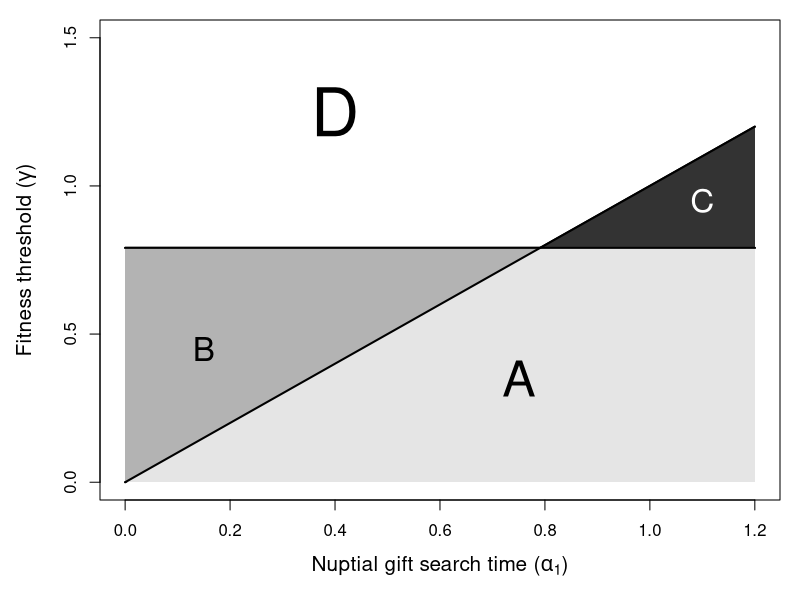
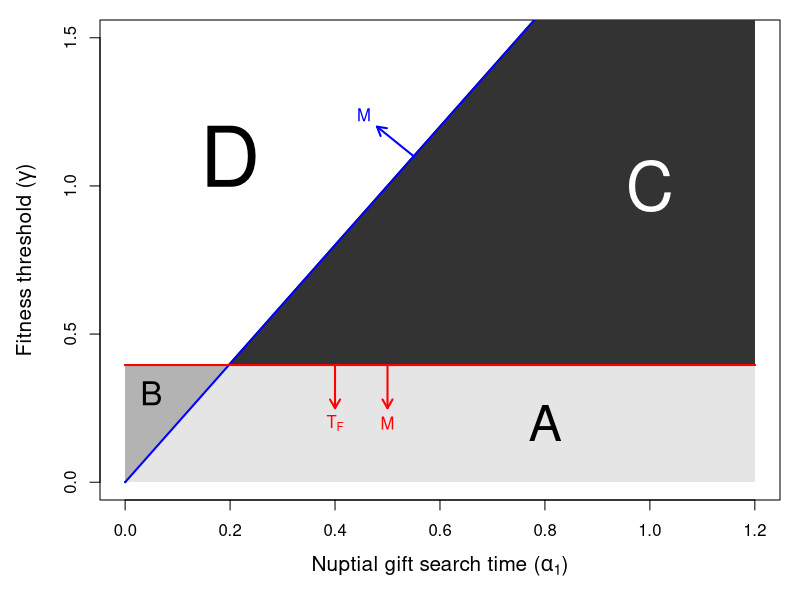
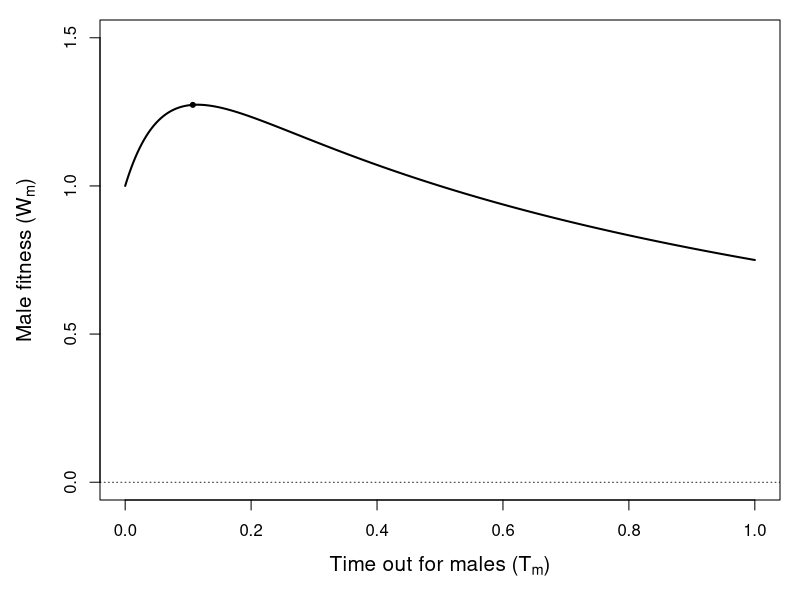
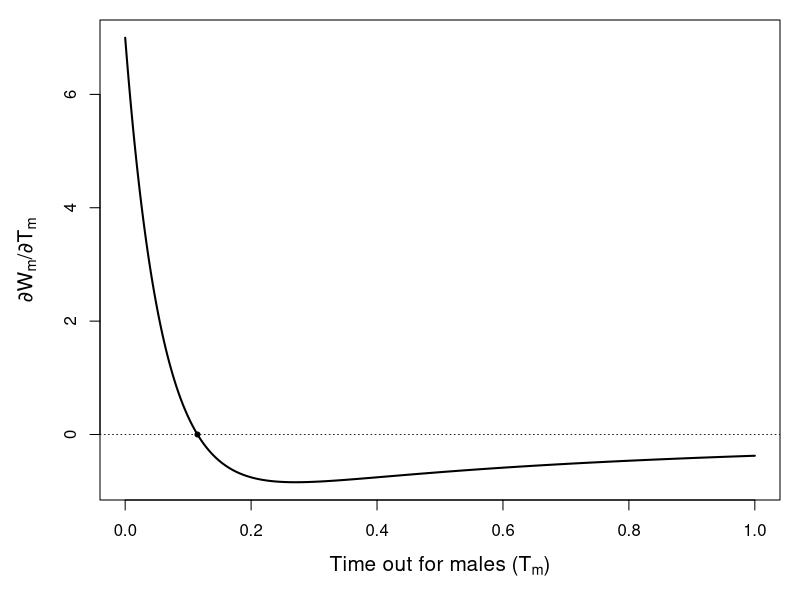
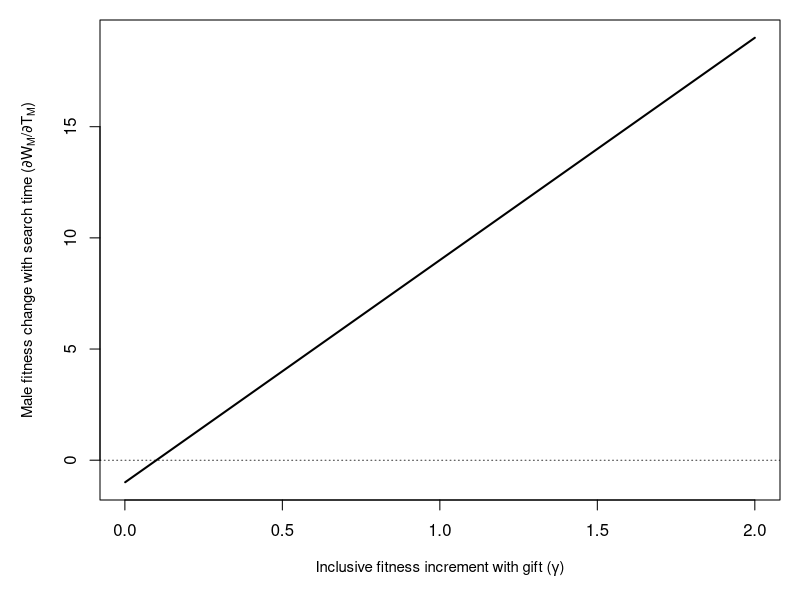
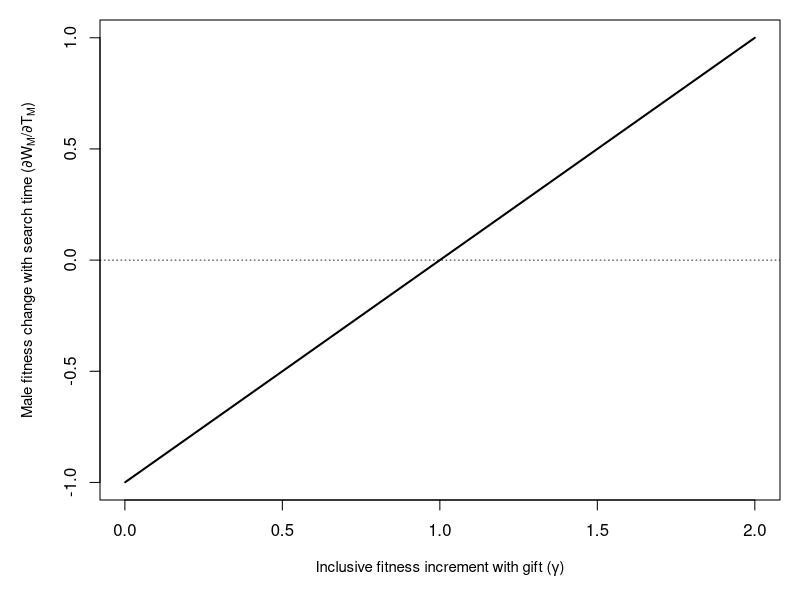
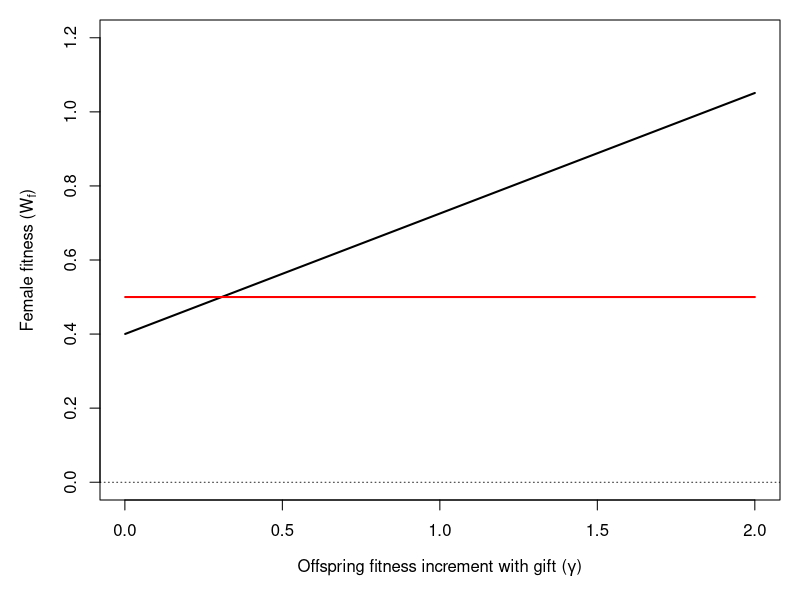
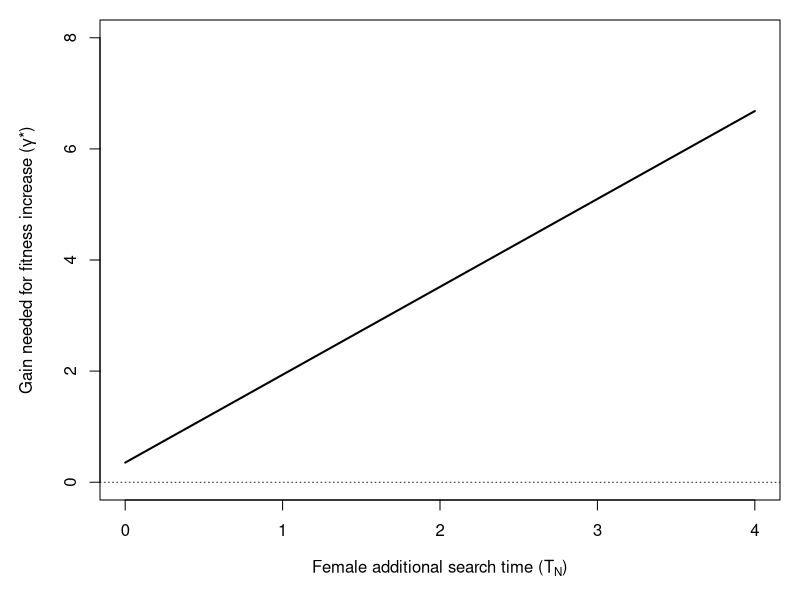

The R script that drew these images, in order:
## ---- chunk 1
PrGf <- function(Tm, a1){
  vals <- 1 - exp(-(1/a1)*Tm);
  return(vals);
}
## ---- chunk 2
PrFf <- function(Tm, a1, a2 = Inf){
  vals <- (1 - exp(-(1/a2)*Tm)) * exp(-(1/a1)*Tm);
  return(vals);
}
## ---- chunk 3
PrLf <- function(Tm, a1, a2 = Inf){
  vals <- exp(-((1/a1) + (1/a2))*Tm);
  return(vals);
}
## ---- chunk 4
W_mf <- function(PrG, PrF, PrL, gamma, Tm, beta, M){
  val <- ((PrG * (1 + gamma)) + PrF + PrL) / (Tm + (sqrt(beta)/M));
  return(val);
}
W_mf_full  <- function(gamma, Tm, beta_val, M, a1, a2){
  PrG_val  <- PrGf(Tm = Tm, a1 = a1);
  PrF_val  <- PrFf(Tm = Tm, a1 = a1, a2 = a2);
  PrL_val  <- PrLf(Tm = Tm, a1 = a1, a2 = a2);
  W_mf_val <- W_mf(PrG = PrG_val, PrF = PrF_val, PrL = PrL_val, Tm = Tm, 
                   gamma = gamma, beta = beta_val, M = M);
  return(W_mf_val);
}
## ---- chunk 5
W_m  <- function(mom = 1, mim = 1, mof = 1, mif = 1, M = 100, TF, TM, gamma, 
                 a1, a2, beta = 1){
  bb <- beta;
  WW <- W_mf_full(gamma = gamma, Tm = TM, beta_val = bb, M = M, a1 = a1, 
                  a2 = a2);
  return(WW)
}
## ---- chunk 6
dWdT <- function(gamma, Tm, beta = 1, M = 100, a1 = 1){
  num1 <- gamma * (M*M + ((M*M*Tm + M*sqrt(beta))/a1) );
  dem1 <- exp((1/a1)*Tm);
  num2 <- (num1 / dem1) - M*M*(1 + gamma);
  den2 <- ((Tm * M) + sqrt(beta))^2;
  val  <- num2/den2;
  return(val);
}
## ---- chunk 7
dWdT_check <- function(gamma, beta = 1, M = 100, a1 = 1){
  term1 <- (gamma * M) / (a1*sqrt(beta));
  term2 <- (M*M) / beta;
  val   <- term1 - term2;
  return(val);
}
## ---- chunk 8
gamma_m <- function(M = 1, beta = 1, alpha = 1/16, TF = 2){
  return(alpha * (M / sqrt(beta)));
}
## ---- chunk 9
gamma_f <- function(M = 1, beta = 1, alpha = 1/16, TF = 2){
  topp <- exp(alpha / alpha);
  bott <- TF * M * sqrt(beta) * (exp(alpha/alpha) - 1);
  return(topp/bott);
}
## ---- chunk 10
alpha_vals <- seq(from = 0.0001, to = 1.2, by = 0.0001);
par(mar = c(5, 5, 1, 1));
g_m <- gamma_m(M = 1, beta = 1, alpha = alpha_vals, TF = 2);
g_f <- gamma_f(M = 1, beta = 1, alpha = alpha_vals, TF = 2);
plot(x = alpha_vals, y = g_m, type = "l", lwd = 2, cex.lab = 1.25,
     xlab = expression(paste("Nuptial gift search time (", alpha[1], ")")),
     ylab = expression(paste("Fitness threshold (", gamma, ")")),
     ylim = c(0, 1.5));
points(x = alpha_vals, y = g_f, type = "l", lwd = 2, cex.lab = 1.25,
     col = "black", lty = "solid");
g_v <- which(g_f > g_m);
g_w <- which(g_f <= g_m);
polygon(x = c(alpha_vals[g_v], rev(alpha_vals[g_v]), rev(alpha_vals[g_v]), 
              alpha_vals[g_v]), 
        y = c(g_m[g_v], rev(g_f[g_v]), rev(g_f[g_v]), 
              g_m[g_v]),
        border = NA, col = "grey70");
polygon(x = c(alpha_vals[g_w], rev(alpha_vals[g_w]), rev(alpha_vals[g_w]), 
              alpha_vals[g_w]), 
        y = c(g_m[g_w], rev(g_f[g_w]), rev(g_f[g_w]), 
              g_m[g_w]),
        border = NA, col = "grey20");
bott <- rep(0, times = length(alpha_vals));
topp <- c(g_m[g_v], g_f[g_w]);
polygon(x = c(alpha_vals, rev(alpha_vals), rev(alpha_vals), alpha_vals), 
        y = c(topp, rev(bott), rev(bott), topp),
        border = NA, col = "grey90");
points(x = alpha_vals, y = g_m, type = "l", lwd = 2, cex.lab = 1.25);
points(x = alpha_vals, y = g_f, type = "l", lwd = 2, cex.lab = 1.25);
text(x = 0.75, y = 0.35, cex = 3, labels = "A");
text(x = 0.15, y = 0.45, cex = 2, labels = "B");
text(x = 1.1, y = 0.95, cex = 2, labels = "C", col = "white");
text(x = 0.4, y = 1.25, cex = 4, labels = "D");
## ---- chunk 11
alpha_vals <- seq(from = 0.0001, to = 1.2, by = 0.0001);
par(mar = c(5, 5, 1, 1));
g_m <- gamma_m(M = 2, beta = 1, alpha = alpha_vals, TF = 2);
g_f <- gamma_f(M = 2, beta = 1, alpha = alpha_vals, TF = 2);
plot(x = alpha_vals, y = g_m, type = "l", lwd = 2, cex.lab = 1.25,
     xlab = expression(paste("Nuptial gift search time (", alpha[1], ")")),
     ylab = expression(paste("Fitness threshold (", gamma, ")")),
     ylim = c(0, 1.5));
points(x = alpha_vals, y = g_f, type = "l", lwd = 2, cex.lab = 1.25,
     col = "black", lty = "solid");
g_v <- which(g_f > g_m);
g_w <- which(g_f <= g_m);
polygon(x = c(alpha_vals[g_v], rev(alpha_vals[g_v]), rev(alpha_vals[g_v]), 
              alpha_vals[g_v]), 
        y = c(g_m[g_v], rev(g_f[g_v]), rev(g_f[g_v]), 
              g_m[g_v]),
        border = NA, col = "grey70");
polygon(x = c(alpha_vals[g_w], rev(alpha_vals[g_w]), rev(alpha_vals[g_w]), 
              alpha_vals[g_w]), 
        y = c(g_m[g_w], rev(g_f[g_w]), rev(g_f[g_w]), 
              g_m[g_w]),
        border = NA, col = "grey20");
bott <- rep(0, times = length(alpha_vals));
topp <- c(g_m[g_v], g_f[g_w]);
polygon(x = c(alpha_vals, rev(alpha_vals), rev(alpha_vals), alpha_vals), 
        y = c(topp, rev(bott), rev(bott), topp),
        border = NA, col = "grey90");
points(x = alpha_vals, y = g_m, type = "l", lwd = 2, cex.lab = 1.25, 
       col = "blue");
points(x = alpha_vals, y = g_f, type = "l", lwd = 2, cex.lab = 1.25, 
       col = "red");
text(x = 0.8, y = 0.2, cex = 3, labels = "A");
text(x = 0.05, y = 0.3, cex = 2, labels = "B");
text(x = 1, y = , cex = 4, labels = "C", col = "white");
text(x = 0.2, y = 1.1, cex = 5, labels = "D");
arrows(x0 = alpha_vals[5500], x1 = alpha_vals[4800], col = "blue",
       y0 = g_m[5500], y1 = 1.2, length = 0.1, lwd = 2);
text(x = alpha_vals[4550], y = 1.24, labels = "M", col = "blue");
arrows(x0 = alpha_vals[5000], x1 = alpha_vals[5000], col = "red",
       y0 = g_f[5000], y1 = 0.25, length = 0.1, lwd = 2);
text(x = alpha_vals[5000], y = 0.2, labels = "M", col = "red");
arrows(x0 = alpha_vals[4000], x1 = alpha_vals[4000], col = "red",
       y0 = g_f[4000], y1 = 0.25, length = 0.1, lwd = 2);
text(x = alpha_vals[4000], y = 0.2, labels = expression(T[F]), col = "red");
# Make an arrow perpendicular to the slope indicating effect of M
# Arrow goes down to indicate what happens for gamma_f with M
# Arrow goes down to indicate what happens for gamma_f with TF
## ---- chunk 12
Wp <- function(M, beta, Tm, a1, gamma){
  topp <- gamma * ((((Tm + (sqrt(beta)/M)) / a1) + 1) /(exp(Tm/a1)) - 1) - 1;
  bott <- (Tm + sqrt(beta)/M)^2
  val  <- topp / bott;
  return(val);
}

Wpp <- function(M, beta, Tm, a1, gamma){
    top1  <- 1 + (((sqrt(beta)/M) + Tm) / a1);
    bot1  <- exp(Tm/a1);
    topp2 <- 2 * (1 + gamma*(1 - top1 / bot1));
    bott2 <- (Tm + (sqrt(beta)/M))^2;
    term2 <- gamma / ((a1*a1)*exp(Tm/a1));
    bott  <- Tm + sqrt(beta)/M;
    val   <- ((topp2 / bott2) - term2) / bott;
    return(val);
}
## ---- chunk 13
findWpmin <- function(M, beta, a1, gamma, b0, b1){
  bynum   <- ((b1 + b0)/2 - b0) / 1000;
  TMvals1 <- seq(from = b0, to = (b1 + b0)/2, by = bynum);
  TMvals2 <- seq(from = (b1 + b0)/2, to = b1, by = bynum);
  abm     <- 10000;
  while(bynum > 0 & abm > 0.0001){
      ab1 <- abs(Wp(M = M, beta = beta, Tm = TMvals1, a1 = a1, gamma = gamma));
      ab2 <- abs(Wp(M = M, beta = beta, Tm = TMvals2, a1 = a1, gamma = gamma));
      mn1 <- min(ab1);
      mn2 <- min(ab2);
      abm <- min(c(mn1, mn2));
      if(mn1 < mn2){
          b1  <- (b1 + b0)/2;
      }else{
          b0  <- (b1 + b0)/2;
      }
      bynum   <- ((b1 + b0)/2 - b0) / 1000;
      TMvals1 <- seq(from = b0, to = (b1 + b0)/2, by = bynum);
      TMvals2 <- seq(from = (b1 + b0)/2, to = b1, by = bynum);
  }
  return((b1 + b0)/2);
}
## ---- chunk 14
TMvals  <- seq(from = 0.00001, to = 1, by = 0.00001);
malefit <- W_m(mom = 1, mim = 1, mof = 1, mif = 1, M = 1, TF = 1, gamma = 1/2,
               a1 = 1/16, a2 = Inf, beta = 1, TM = TMvals);
TmOpt <- findWpmin(M = 1, beta = 1, gamma = 1/2, a1 = 1/16, b0 = 0, b1 = 10);
optMF <- W_m(mom = 1, mim = 1, mof = 1, mif = 1, M = 1, TF = 1, gamma = 1/2,
             a1 = 1/16, a2 = Inf, beta = 1, TM = TmOpt);
## ---- chunk 15
par(mar = c(5, 5, 1, 1));
plot(x = TMvals, y = malefit, type = "l", lwd = 2, cex.lab = 1.25,
     ylim = c(0, 1.5),
     xlab = expression(paste("Time out for males (", T[m], ")")),
     ylab = expression(paste("Male fitness (", W[m], ")")));
abline(h = 0, lty = "dotted", lwd = 0.8);
points(x = TmOpt, y = optMF, pch = 20, col = "black");
## ---- chunk 16
TMvals   <- seq(from = 0.00001, to = 1, by = 0.00001);
dmalefit <- Wp(M = 1, beta = 1, a1 = 1/16, gamma = 1/2, Tm = TMvals);
par(mar = c(5, 5, 1, 1));
plot(x = TMvals, y = dmalefit, type = "l", lwd = 2, cex.lab = 1.25,
     xlab = expression(paste("Time out for males (", T[m], ")")),
     ylab = expression(paste(partialdiff,"W"[m],"/",partialdiff,"T"[m])));
abline(h = 0, lty = "dotted", lwd = 0.8);
mxfit <- which(malefit == max(malefit));
optTm <- TMvals[mxfit];
points(x = optTm, y = dmalefit[mxfit], pch = 20);
## ---- chunk 17
gavals  <- seq(from = 0.001, to = 2, by = 0.001);
malefit <- dWdT(gamma = gavals, Tm = 0, beta = 1, M = 1, a1 = 0.1);
par(mar = c(5, 5, 1, 1));
plot(x = gavals, y = malefit, type = "l", lwd = 2, cex.lab = 0.9,
     xlab = expression(paste("Inclusive fitness increment with gift (", gamma, ")")),
     ylab = expression(paste("Male fitness change with search time (",partialdiff,"W"[M],"/",partialdiff,"T"[M],")")));
abline(h = 0, lty = "dotted", lwd = 0.8);
## ---- chunk 18
gavals  <- seq(from = 0.001, to = 2, by = 0.001);
malefit <- dWdT_check(gamma = gavals, beta = 1, M = 1, a1 = 1);
par(mar = c(5, 5, 1, 1));
plot(x = gavals, y = malefit, type = "l", lwd = 2, cex.lab = 0.9,
     xlab = expression(paste("Inclusive fitness increment with gift (", gamma, ")")),
     ylab = expression(paste("Male fitness change with search time (",partialdiff,"W"[M],"/",partialdiff,"T"[M],")")));
abline(h = 0, lty = "dotted", lwd = 0.8);
## ---- chunk 19
Wfn <- function(TF = 1){
  return(0.5/TF);
}
WFG <- function(gamma, a1 = 1, a2 = 2, Tf = 1, TN = 1, M = 100, beta = 1, Tm){
  PrG <- 1 - exp(-(1/a1)*Tm);
  PrF <- (1 - exp(-(1/a2)*Tm))*exp(-(1/a1)*Tm);
  Wfg <- 0.5 * (1 + gamma * (PrG / (PrG + PrF)));
  prg <- 1 - exp(-TN * (M / sqrt(beta)) * (PrG + PrF));
  val <- prg * (Wfg / (Tf + TN));
  return(val);
}
## ---- chunk 20
gavals  <- seq(from = 0.001, to = 2, by = 0.001);
fmleL   <- rep(Wfn(TF = 1), times = length(gavals));
fmleG   <- WFG(gamma = gavals, Tm = 1, TN = 0.25)
plot(x = gavals, y = fmleG, type = "l", lwd = 2, cex.lab = 1, 
     ylim = c(0, 1.2),
     xlab = expression(paste("Offspring fitness increment with gift (", gamma, ")")),
     ylab = expression(paste("Female fitness (", W[f], ")")))
points(x = gavals, y = fmleL, type = "l", lwd = 2, col = "red");
abline(h = 0, lty = "dotted", lwd = 0.8);
## ---- chunk 21
gamma_star <- function(TN, M, beta, TF, a1, a2, TM){
  top1 <- exp(-(TM/a1)) * exp(-(TM/a2)) - 1;
  top2 <- exp(-(TM*(a2 + a1))/(a1*a2)) * TF + TN;
  bot1 <- TF;
  bot2 <- exp(-(TM*(a2 + a1))/(a1*a2)) - 1;
  bot3 <- exp(-(TM/a1)) - 1;
  topp <- top1 * top2;
  bott <- bot1 * bot2 * bot3;
  gst  <- -1*topp/bott;
  return(gst);
}
## ---- chunk 22
ts <- seq(from = 0, to = 4, by = 0.001);
yy <- gamma_star(TN = ts, M = 100, beta = 1, TF = 1, a1 = 1, a2 = 2, TM = 1);
par(mar = c(5, 5, 1, 1));
plot(x = ts, y = yy, type = "l", lwd = 2, cex.lab = 1, ylim = c(0, 8),
     xlab = expression(paste("Female additional search time (", "T"[N], ")")),
     ylab = expression(paste("Gain needed for fitness increase (", gamma, "*)")));
abline(h = 0, lty = "dotted", lwd = 0.8);
## ---- chunk 23
ts <- seq(from = 0.001, to = 4, by = 0.001);
yy <- gamma_star(TN = 1, M = 100, beta = 1, TF = 1, a1 = 1, a2 = 2, TM = ts);
plot(x = ts, y = yy, type = "l", lwd = 2, cex.lab = 1, ylim = c(0, 8),
     xlab = expression(paste("Male search time (", "T"[M], ")")),
     ylab = expression(paste("Gain needed for fitness increase (", gamma, "*)")));
abline(h = 0, lty = "dotted", lwd = 0.8);
## ---- chunk 24
TMvals  <- seq(from = 0.001, to = 2, by = 0.001);
malefit <- W_m(mom = 1, mim = 1, mof = 1, mif = 1, M = 100, TF = 1, gamma = 0,
               a1 = 1, a2 = 2, beta = 1, TM = TMvals);
par(mar = c(5, 5, 1, 1));
plot(x = TMvals, y = malefit, type = "l", lwd = 2, cex.lab = 1.25,
     ylim = c(0, 3),
     xlab = expression(paste("Time out for males (", T[m], ")")),
     ylab = expression(paste("Male fitness (", W[m], ")")));
abline(h = 0, lty = "dotted", lwd = 0.8);
